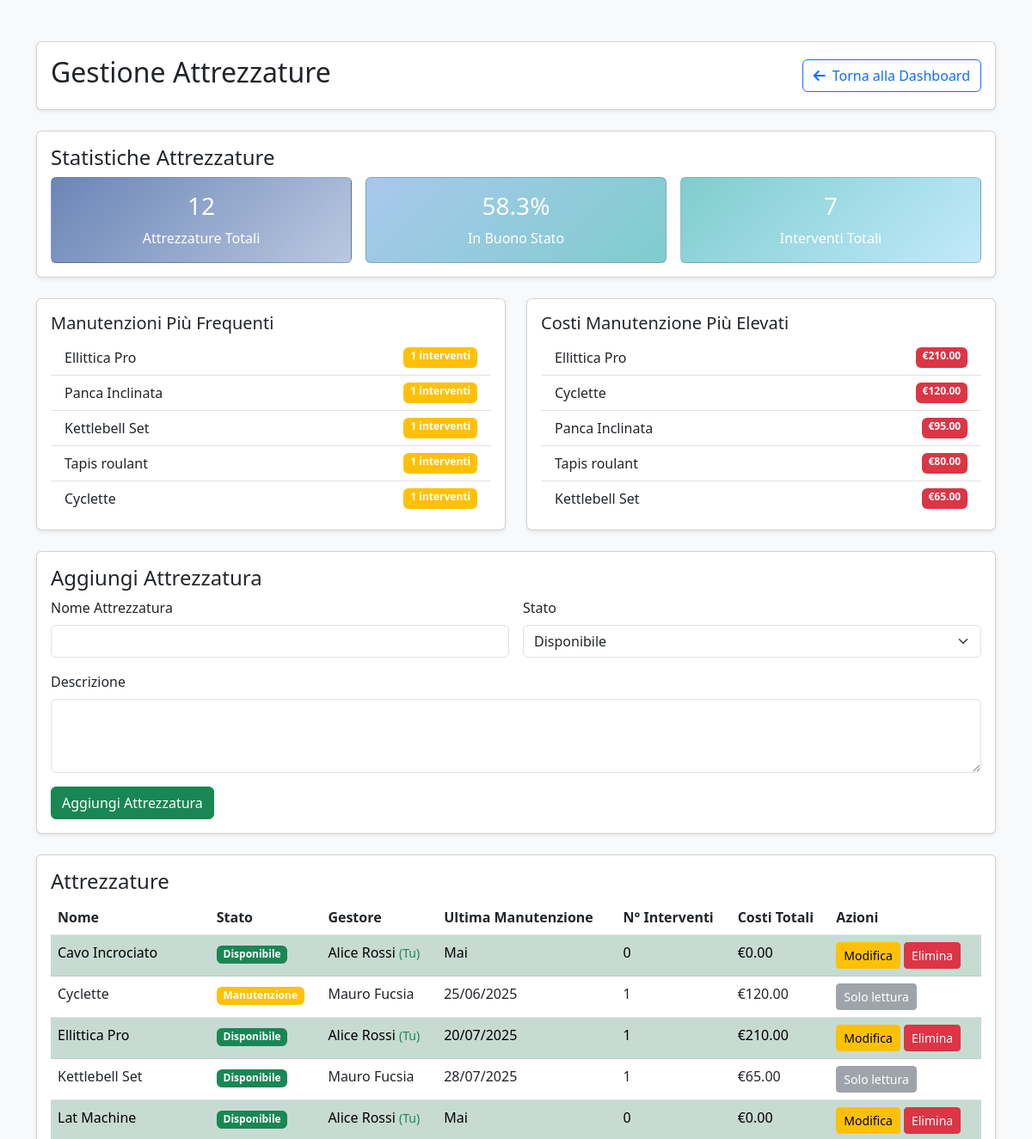
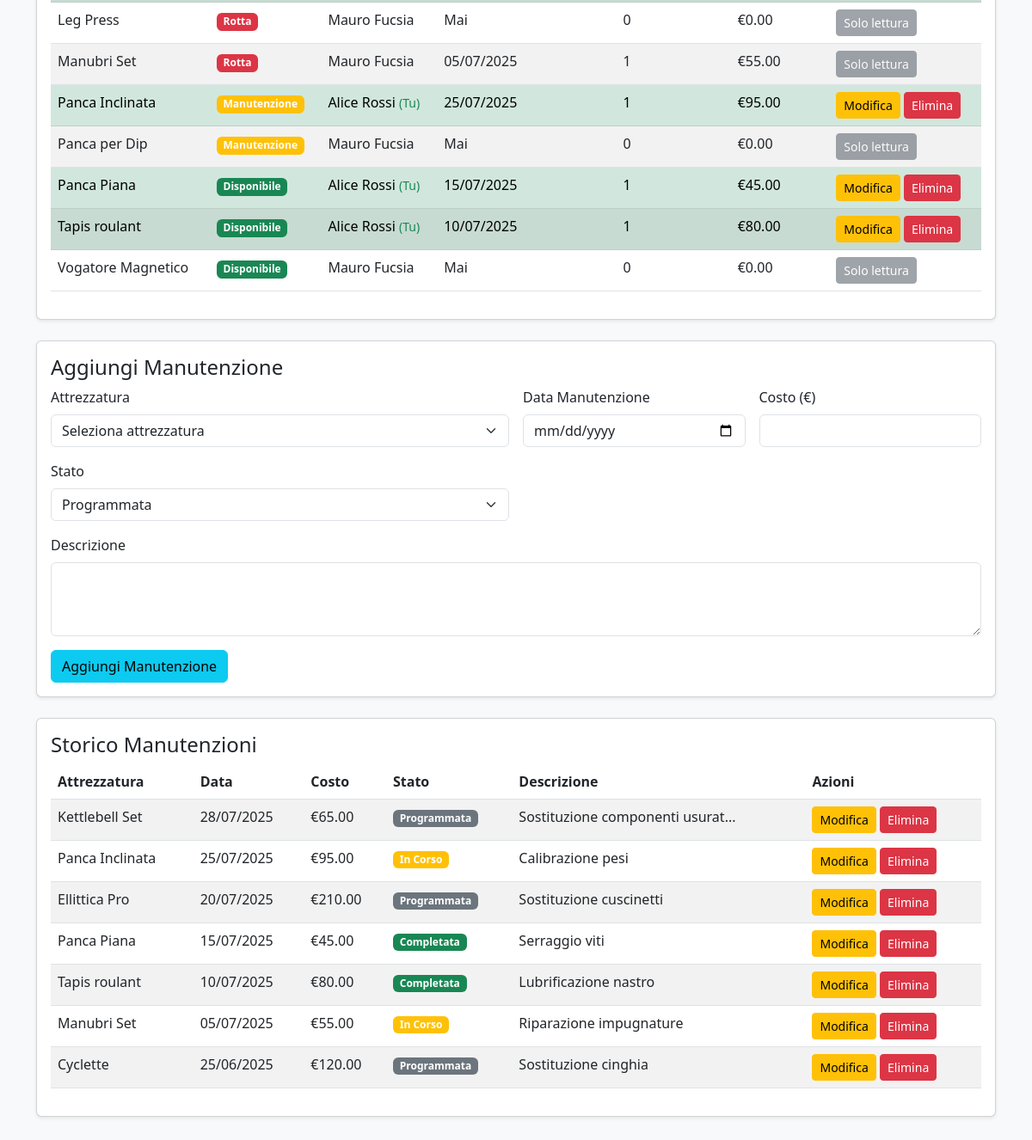
Page /equipment_management.php (signed in) on the committed database (2 pictures, top to bottom).
### tables this page shows
CREATE TABLE EQUIPMENTS (
    equipmentID INT PRIMARY KEY AUTO_INCREMENT,
    name VARCHAR(255) NOT NULL,
    description TEXT,
    status ENUM('available', 'maintenance', 'broken') DEFAULT 'available',
    administratorID INT,
    FOREIGN KEY (administratorID) REFERENCES USERS(userID) ON DELETE SET NULL
);

CREATE TABLE USERS (
    userID INT PRIMARY KEY AUTO_INCREMENT,
    email VARCHAR(255) UNIQUE NOT NULL,
    password VARCHAR(255) NOT NULL,
    userName VARCHAR(100) NOT NULL,
    firstName VARCHAR(100) NOT NULL,
    lastName VARCHAR(100) NOT NULL,
    birthDate DATE,
    gender ENUM('M', 'F', 'Other'),
    phoneNumber VARCHAR(20),
    role ENUM('customer', 'trainer', 'admin') DEFAULT 'customer'
);

CREATE TABLE MAINTENANCES (
    maintenanceID INT PRIMARY KEY AUTO_INCREMENT,
    equipmentID INT NOT NULL,
    maintenanceDate DATE NOT NULL,
    maintenanceCost DECIMAL(10,2),
    description TEXT,
    status ENUM('scheduled', 'in_progress', 'completed') DEFAULT 'scheduled',
    FOREIGN KEY (equipmentID) REFERENCES EQUIPMENTS(equipmentID) ON DELETE CASCADE
);

### equipment_management.php (the view, shortened to what the rows shown need)
<?php
require_once 'config.php';
$stmt = $conn->prepare("
    SELECT e.*, COUNT(m.maintenanceID) as maintenance_count,
           CASE WHEN SUM(m.maintenanceCost) IS NULL THEN 0 ELSE SUM(m.maintenanceCost) END AS total_cost,
           MAX(m.maintenanceDate) as last_maintenance,
           u.firstName as admin_firstName, u.lastName as admin_lastName
    FROM EQUIPMENTS e
    LEFT JOIN MAINTENANCES m ON e.equipmentID = m.equipmentID
    LEFT JOIN USERS u ON e.administratorID = u.userID
    GROUP BY e.equipmentID
    ORDER BY e.name ASC
");
$stmt->execute();
$equipment = $stmt->get_result()->fetch_all(MYSQLI_ASSOC);
$stmt = $conn->prepare("
    SELECT m.*, e.name as equipment_name
    FROM MAINTENANCES m
    JOIN EQUIPMENTS e ON m.equipmentID = e.equipmentID
    ORDER BY m.maintenanceDate DESC
");
$stmt->execute();
$maintenances = $stmt->get_result()->fetch_all(MYSQLI_ASSOC);
?>
<!DOCTYPE html>
<html lang="it">
<head>
    <link href="https://cdnjs.cloudflare.com/ajax/libs/bootstrap/5.3.0/css/bootstrap.min.css" rel="stylesheet" />
    <link href="https://cdnjs.cloudflare.com/ajax/libs/font-awesome/6.0.0/css/all.min.css" rel="stylesheet" />
</head>
<body class="bg-light">
<div class="container py-5">
    <div class="card shadow-sm mb-4">
        <div class="card-body">
            <div class="d-flex justify-content-between align-items-center">
                <h2>Gestione Attrezzature</h2>
            </div>
        </div>
    </div>
    <div class="card shadow-sm mb-4">
        <div class="card-body">
            <table class="table table-striped">
                <thead>
                    <tr>
                        <th>Nome</th><th>Stato</th><th>Gestore</th><th>Ultima Manutenzione</th><th>N° Interventi</th><th>Costi Totali</th><th>Azioni</th>
                    </tr>
                </thead>
                <tbody>
                    <?php foreach($equipment as $eq): ?>
                        <?php
                        $statusClass = $eq['status'] === 'available' ? 'success' : ($eq['status'] === 'maintenance' ? 'warning' : 'danger');
                        $statusText = $eq['status'] === 'available' ? 'Disponibile' : ($eq['status'] === 'maintenance' ? 'Manutenzione' : 'Rotta');
                        $isMyEquipment = ($eq['administratorID'] == $_SESSION['userID']);
                        ?>
                        <tr <?= $isMyEquipment ? 'class="table-success"' : '' ?>>
                            <td>
                                <?= htmlspecialchars($eq['name']) ?>
                            </td>
                            <td><span class="badge bg-<?= $statusClass ?>"><?= $statusText ?></span></td>
                            <td>
                                <?php if ($eq['admin_firstName'] && $eq['admin_lastName']): ?>
                                    <?= htmlspecialchars($eq['admin_firstName'] . ' ' . $eq['admin_lastName']) ?>
                                    <?php if ($isMyEquipment): ?>
                                        <small class="text-success">(Tu)</small>
                                    <?php endif; ?>
                                <?php else: ?>
                                    <span class="text-muted">Non specificato</span>
                                <?php endif; ?>
                            </td>
                            <td><?= $eq['last_maintenance'] ? date('d/m/Y', strtotime($eq['last_maintenance'])) : 'Mai' ?></td>
                            <td><?= $eq['maintenance_count'] ?></td>
                            <td>€<?= number_format($eq['total_cost'], 2) ?></td>
                            <td>
                                <?php if ($isMyEquipment): ?>
                                    <a href="?edit_equipment=<?= $eq['equipmentID'] ?>" class="btn btn-sm btn-warning">Modifica</a>
                                    <form method="POST" style="display:inline" onsubmit="return confirm('Sei sicuro di eliminare questa attrezzatura?');">
                                        <button name="delete_equipment" class="btn btn-sm btn-danger">Elimina</button>
                                    </form>
                                <?php else: ?>
                                    <button class="btn btn-sm btn-secondary" disabled title="Solo il gestore può modificare">
                                        Solo lettura
                                    </button>
                                <?php endif; ?>
                            </td>
                        </tr>
                    <?php endforeach; ?>
                </tbody>
            </table>
        </div>
    </div>
    <div class="card shadow-sm mb-4">
        <div class="card-body">
            <table class="table table-striped">
                <thead>
                    <tr>
                        <th>Attrezzatura</th><th>Data</th><th>Costo</th><th>Stato</th><th>Descrizione</th><th>Azioni</th>
                    </tr>
                </thead>
                <tbody>
                    <?php foreach($maintenances as $maintenance): ?>
                        <?php
                        $statusClass = $maintenance['status'] === 'completed' ? 'success' : ($maintenance['status'] === 'in_progress' ? 'warning' : 'secondary');
                        $statusText = $maintenance['status'] === 'completed' ? 'Completata' : ($maintenance['status'] === 'in_progress' ? 'In Corso' : 'Programmata');
                        ?>
                        <tr>
                            <td><?= htmlspecialchars($maintenance['equipment_name']) ?></td>
                            <td><?= date('d/m/Y', strtotime($maintenance['maintenanceDate'])) ?></td>
                            <td>€<?= number_format($maintenance['maintenanceCost'], 2) ?></td>
                            <td><span class="badge bg-<?= $statusClass ?>"><?= $statusText ?></span></td>
                            <td><?= htmlspecialchars(substr($maintenance['description'], 0, 30)) ?><?= strlen($maintenance['description']) > 30 ? '...' : '' ?></td>
                            <td>
                                <a href="?edit_maintenance=<?= $maintenance['maintenanceID'] ?>" class="btn btn-sm btn-warning">Modifica</a>
                                <form method="POST" style="display:inline" onsubmit="return confirm('Sei sicuro di eliminare questa manutenzione?');">
                                    <button name="delete_maintenance" class="btn btn-sm btn-danger">Elimina</button>
                                </form>
                            </td>
                        </tr>
                    <?php endforeach; ?>
                </tbody>
            </table>
        </div>
    </div>
</div>
</body>
</html>

### rows in the picture
equipments: name "Cavo Incrociato", status "Disponibile", administratorID.lastName "Alice Rossi", shows "(Tu)", shows "Mai", maintenance_count "0", total_cost "0.00"
equipments: name "Cyclette", status "Manutenzione", administratorID.lastName "Mauro Fucsia", last_maintenance "25/06/2025", maintenance_count "1", total_cost "120.00", shows "Solo lettura"
equipments: name "Ellittica Pro", status "Disponibile", administratorID.lastName "Alice Rossi", shows "(Tu)", last_maintenance "20/07/2025", maintenance_count "1", total_cost "210.00"
equipments: name "Kettlebell Set", status "Disponibile", administratorID.lastName "Mauro Fucsia", last_maintenance "28/07/2025", maintenance_count "1", total_cost "65.00", shows "Solo lettura"
equipments: name "Lat Machine", status "Disponibile", administratorID.lastName "Alice Rossi", shows "(Tu)", shows "Mai", maintenance_count "0", total_cost "0.00"
equipments: name "Leg Press", status "Rotta", administratorID.lastName "Mauro Fucsia", shows "Mai", maintenance_count "0", total_cost "0.00", shows "Solo lettura"
equipments: name "Manubri Set", status "Rotta", administratorID.lastName "Mauro Fucsia", last_maintenance "05/07/2025", maintenance_count "1", total_cost "55.00", shows "Solo lettura"
equipments: name "Panca Inclinata", status "Manutenzione", administratorID.lastName "Alice Rossi", shows "(Tu)", last_maintenance "25/07/2025", maintenance_count "1", total_cost "95.00"
equipments: name "Panca per Dip", status "Manutenzione", administratorID.lastName "Mauro Fucsia", shows "Mai", maintenance_count "0", total_cost "0.00", shows "Solo lettura"
equipments: name "Panca Piana", status "Disponibile", administratorID.lastName "Alice Rossi", shows "(Tu)", last_maintenance "15/07/2025", maintenance_count "1", total_cost "45.00"
equipments: name "Tapis roulant", status "Disponibile", administratorID.lastName "Alice Rossi", shows "(Tu)", last_maintenance "10/07/2025", maintenance_count "1", total_cost "80.00"
equipments: name "Vogatore Magnetico", status "Disponibile", administratorID.lastName "Mauro Fucsia", shows "Mai", maintenance_count "0", total_cost "0.00", shows "Solo lettura"
maintenances: equipmentID.name "Kettlebell Set", maintenanceDate "28/07/2025", maintenanceCost "65.00", status "Programmata", description "Sostituzione componenti usurat"
maintenances: equipmentID.name "Panca Inclinata", maintenanceDate "25/07/2025", maintenanceCost "95.00", status "In Corso", description "Calibrazione pesi"
maintenances: equipmentID.name "Ellittica Pro", maintenanceDate "20/07/2025", maintenanceCost "210.00", status "Programmata", description "Sostituzione cuscinetti"
maintenances: equipmentID.name "Panca Piana", maintenanceDate "15/07/2025", maintenanceCost "45.00", status "Completata", description "Serraggio viti"
maintenances: equipmentID.name "Tapis roulant", maintenanceDate "10/07/2025", maintenanceCost "80.00", status "Completata", description "Lubrificazione nastro"
maintenances: equipmentID.name "Manubri Set", maintenanceDate "05/07/2025", maintenanceCost "55.00", status "In Corso", description "Riparazione impugnature"
maintenances: equipmentID.name "Cyclette", maintenanceDate "25/06/2025", maintenanceCost "120.00", status "Programmata", description "Sostituzione cinghia"

### other values in the picture
$stats['totalEquipment'] "12"
$stats['goodStatusPercentage'] "58.3"
$stats['totalMaintenances'] "7"
$item['name'] "Ellittica Pro"
$item['maintenance_count'] "1"
$item['name'] "Panca Inclinata"
$item['name'] "Kettlebell Set"
$item['name'] "Tapis roulant"
$item['name'] "Cyclette"
$item['total_cost'] "210.00"
$item['total_cost'] "120.00"
$item['total_cost'] "95.00"
$item['total_cost'] "80.00"
$item['total_cost'] "65.00"
